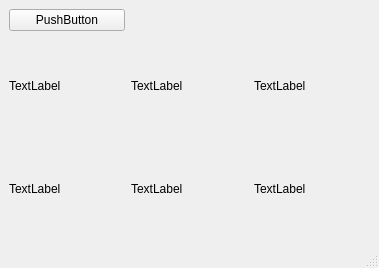
<?xml version="1.0" encoding="UTF-8"?>
<ui version="4.0">
 <class>DetskeOkenko</class>
 <widget class="QMainWindow" name="DetskeOkenko">
  <property name="geometry">
   <rect>
    <x>0</x>
    <y>0</y>
    <width>379</width>
    <height>268</height>
   </rect>
  </property>
  <property name="windowTitle">
   <string>MainWindow</string>
  </property>
  <widget class="QWidget" name="centralwidget">
   <layout class="QGridLayout" name="gridLayout_2">
    <item row="0" column="0">
     <widget class="QPushButton" name="pushButton">
      <property name="text">
       <string>PushButton</string>
      </property>
     </widget>
    </item>
    <item row="1" column="0">
     <widget class="ClickableLabel" name="label">
      <property name="text">
       <string>TextLabel</string>
      </property>
     </widget>
    </item>
    <item row="1" column="2">
     <widget class="ClickableLabel" name="label_3">
      <property name="text">
       <string>TextLabel</string>
      </property>
     </widget>
    </item>
    <item row="2" column="1">
     <widget class="ClickableLabel" name="label_5">
      <property name="text">
       <string>TextLabel</string>
      </property>
     </widget>
    </item>
    <item row="2" column="0">
     <widget class="ClickableLabel" name="label_4">
      <property name="text">
       <string>TextLabel</string>
      </property>
     </widget>
    </item>
    <item row="1" column="1">
     <widget class="ClickableLabel" name="label_2">
      <property name="text">
       <string>TextLabel</string>
      </property>
     </widget>
    </item>
    <item row="2" column="2">
     <widget class="ClickableLabel" name="label_6">
      <property name="text">
       <string>TextLabel</string>
      </property>
     </widget>
    </item>
   </layout>
  </widget>
  <widget class="QStatusBar" name="statusbar"/>
 </widget>
 <customwidgets>
  <customwidget>
   <class>ClickableLabel</class>
   <extends>QLabel</extends>
   <header>clickablelabel.h</header>
   <slots>
    <signal>clicked()</signal>
   </slots>
  </customwidget>
 </customwidgets>
 <resources/>
 <connections/>
</ui>
